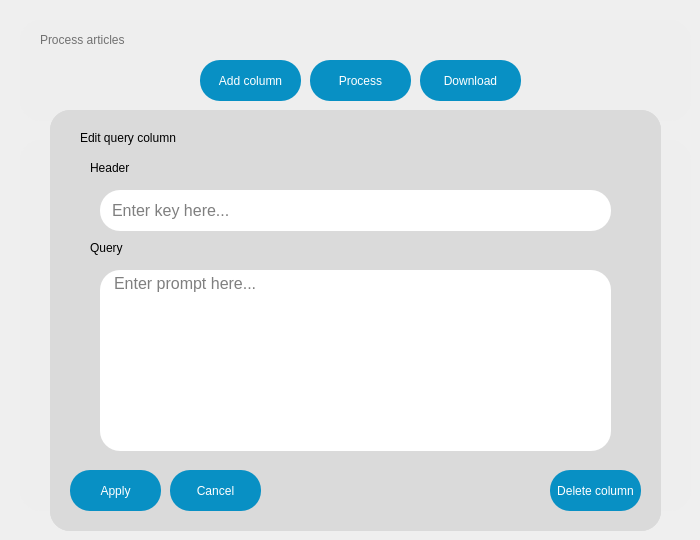
   <widget class="QWidget" name="resultsPage">
    <widget class="QWidget" name="addColumnPage" native="true">
     <property name="enabled">
      <bool>true</bool>
     </property>
     <property name="geometry">
      <rect>
       <x>50</x>
       <y>110</y>
       <width>611</width>
       <height>421</height>
      </rect>
     </property>
     <property name="styleSheet">
      <string notr="true">QWidget{
	border-radius: 20px;   
	
	background-color: rgb(218, 218, 218);
}</string>
     </property>
     <widget class="QPushButton" name="addColumnCancelButton">
      <property name="geometry">
       <rect>
        <x>120</x>
        <y>360</y>
        <width>91</width>
        <height>41</height>
       </rect>
      </property>
      <property name="styleSheet">
       <string notr="true">QWidget{
	
	background-color: rgb(8, 144, 196);
}

QPushButton{
	color:white;
	font: 700 10pt;
	border: none;
}

/*
QPushButton:Hover{
	background-color: rgb(56, 177, 224);
}
*/</string>
      </property>
      <property name="text">
       <string>Cancel</string>
      </property>
      <property name="checkable">
       <bool>true</bool>
      </property>
      <property name="checked">
       <bool>false</bool>
      </property>
      <property name="autoRepeat">
       <bool>false</bool>
      </property>
      <property name="autoExclusive">
       <bool>true</bool>
      </property>
     </widget>
     <widget class="QPushButton" name="addColumnApplyButton">
      <property name="geometry">
       <rect>
        <x>20</x>
        <y>360</y>
        <width>91</width>
        <height>41</height>
       </rect>
      </property>
      <property name="styleSheet">
       <string notr="true">QWidget{
	
	background-color: rgb(8, 144, 196);
}

QPushButton{
	color:white;
	font: 700 10pt;
	border: none;
}

/*
QPushButton:Hover{
	background-color: rgb(56, 177, 224);
}
*/</string>
      </property>
      <property name="text">
       <string>Apply</string>
      </property>
      <property name="checkable">
       <bool>true</bool>
      </property>
      <property name="checked">
       <bool>false</bool>
      </property>
      <property name="autoRepeat">
       <bool>false</bool>
      </property>
      <property name="autoExclusive">
       <bool>true</bool>
      </property>
     </widget>
     <widget class="QLabel" name="addColumnLabel">
      <property name="geometry">
       <rect>
        <x>30</x>
        <y>20</y>
        <width>111</width>
        <height>16</height>
       </rect>
      </property>
      <property name="styleSheet">
       <string notr="true">font: 700 12pt;</string>
      </property>
      <property name="text">
       <string>Add query column</string>
      </property>
     </widget>
     <widget class="QPlainTextEdit" name="addColumnQueryText">
      <property name="geometry">
       <rect>
        <x>50</x>
        <y>160</y>
        <width>511</width>
        <height>181</height>
       </rect>
      </property>
      <property name="cursor" stdset="0">
       <cursorShape>IBeamCursor</cursorShape>
      </property>
      <property name="mouseTracking">
       <bool>true</bool>
      </property>
      <property name="styleSheet">
       <string notr="true">QPlainTextEdit{
	background-color: rgb(255, 255, 255);
	font: 12pt;
	padding-left: 10px;
	border-radius: 20px;  
}
</string>
      </property>
      <property name="placeholderText">
       <string>Enter prompt here...</string>
      </property>
     </widget>
     <widget class="QLabel" name="addColumnHeaderLabel">
      <property name="geometry">
       <rect>
        <x>40</x>
        <y>50</y>
        <width>111</width>
        <height>16</height>
       </rect>
      </property>
      <property name="styleSheet">
       <string notr="true">font: 700 12pt;</string>
      </property>
      <property name="text">
       <string>Header</string>
      </property>
     </widget>
     <widget class="QLineEdit" name="addColumnHeaderEntry">
      <property name="geometry">
       <rect>
        <x>50</x>
        <y>80</y>
        <width>511</width>
        <height>41</height>
       </rect>
      </property>
      <property name="styleSheet">
       <string notr="true">QLineEdit{
	background-color: rgb(255, 255, 255);
	font: 12pt;
	padding-left: 10px;
}
</string>
      </property>
      <property name="placeholderText">
       <string>Enter key here...</string>
      </property>
     </widget>
     <widget class="QLabel" name="addColumnQueryLabel">
      <property name="geometry">
       <rect>
        <x>40</x>
        <y>130</y>
        <width>111</width>
        <height>16</height>
       </rect>
      </property>
      <property name="styleSheet">
       <string notr="true">font: 700 12pt;</string>
      </property>
      <property name="text">
       <string>Query</string>
      </property>
     </widget>
    </widget>
    <widget class="QWidget" name="editColumnPage" native="true">
     <property name="enabled">
      <bool>true</bool>
     </property>
     <property name="geometry">
      <rect>
       <x>50</x>
       <y>110</y>
       <width>611</width>
       <height>421</height>
      </rect>
     </property>
     <property name="styleSheet">
      <string notr="true">QWidget{
	border-radius: 20px;   
	
	background-color: rgb(218, 218, 218);
}</string>
     </property>
     <widget class="QLabel" name="editColumnLabel">
      <property name="geometry">
       <rect>
        <x>30</x>
        <y>20</y>
        <width>111</width>
        <height>16</height>
       </rect>
      </property>
      <property name="styleSheet">
       <string notr="true">font: 700 12pt;</string>
      </property>
      <property name="text">
       <string>Edit query column</string>
      </property>
     </widget>
     <widget class="QPushButton" name="editColumnCancelButton">
      <property name="geometry">
       <rect>
        <x>120</x>
        <y>360</y>
        <width>91</width>
        <height>41</height>
       </rect>
      </property>
      <property name="styleSheet">
       <string notr="true">QWidget{
	
	background-color: rgb(8, 144, 196);
}

QPushButton{
	color:white;
	font: 700 10pt;
	border: none;
}

/*
QPushButton:Hover{
	background-color: rgb(56, 177, 224);
}
*/</string>
      </property>
      <property name="text">
       <string>Cancel</string>
      </property>
      <property name="checkable">
       <bool>true</bool>
      </property>
      <property name="checked">
       <bool>false</bool>
      </property>
      <property name="autoRepeat">
       <bool>false</bool>
      </property>
      <property name="autoExclusive">
       <bool>true</bool>
      </property>
     </widget>
     <widget class="QPlainTextEdit" name="editColumnQueryText">
      <property name="geometry">
       <rect>
        <x>50</x>
        <y>160</y>
        <width>511</width>
        <height>181</height>
       </rect>
      </property>
      <property name="cursor" stdset="0">
       <cursorShape>IBeamCursor</cursorShape>
      </property>
      <property name="mouseTracking">
       <bool>true</bool>
      </property>
      <property name="styleSheet">
       <string notr="true">QPlainTextEdit{
	background-color: rgb(255, 255, 255);
	font: 12pt;
	padding-left: 10px;
	border-radius: 20px;  
}
</string>
      </property>
      <property name="placeholderText">
       <string>Enter prompt here...</string>
      </property>
     </widget>
     <widget class="QPushButton" name="editColumnApplyButton">
      <property name="geometry">
       <rect>
        <x>20</x>
        <y>360</y>
        <width>91</width>
        <height>41</height>
       </rect>
      </property>
      <property name="styleSheet">
       <string notr="true">QWidget{
	
	background-color: rgb(8, 144, 196);
}

QPushButton{
	color:white;
	font: 700 10pt;
	border: none;
}

/*
QPushButton:Hover{
	background-color: rgb(56, 177, 224);
}
*/</string>
      </property>
      <property name="text">
       <string>Apply</string>
      </property>
      <property name="checkable">
       <bool>true</bool>
      </property>
      <property name="checked">
       <bool>false</bool>
      </property>
      <property name="autoRepeat">
       <bool>false</bool>
      </property>
      <property name="autoExclusive">
       <bool>true</bool>
      </property>
     </widget>
     <widget class="QPushButton" name="deleteColumnButton">
      <property name="geometry">
       <rect>
        <x>500</x>
        <y>360</y>
        <width>91</width>
        <height>41</height>
       </rect>
      </property>
      <property name="styleSheet">
       <string notr="true">QWidget{
	
	background-color: rgb(8, 144, 196);
}

QPushButton{
	color:white;
	font: 700 10pt;
	border: none;
}

/*
QPushButton:Hover{
	background-color: rgb(56, 177, 224);
}
*/</string>
      </property>
      <property name="text">
       <string>Delete column</string>
      </property>
      <property name="checkable">
       <bool>true</bool>
      </property>
      <property name="checked">
       <bool>false</bool>
      </property>
      <property name="autoRepeat">
       <bool>false</bool>
      </property>
      <property name="autoExclusive">
       <bool>true</bool>
      </property>
     </widget>
     <widget class="QLineEdit" name="editColumnHeaderEntry">
      <property name="geometry">
       <rect>
        <x>50</x>
        <y>80</y>
        <width>511</width>
        <height>41</height>
       </rect>
      </property>
      <property name="styleSheet">
       <string notr="true">QLineEdit{
	background-color: rgb(255, 255, 255);
	font: 12pt;
	padding-left: 10px;
}
</string>
      </property>
      <property name="placeholderText">
       <string>Enter key here...</string>
      </property>
     </widget>
     <widget class="QLabel" name="editColumnHeaderLabel">
      <property name="geometry">
       <rect>
        <x>40</x>
        <y>50</y>
        <width>111</width>
        <height>16</height>
       </rect>
      </property>
      <property name="styleSheet">
       <string notr="true">font: 700 12pt;</string>
      </property>
      <property name="text">
       <string>Header</string>
      </property>
     </widget>
     <widget class="QLabel" name="editColumnQueryLabel">
      <property name="geometry">
       <rect>
        <x>40</x>
        <y>130</y>
        <width>111</width>
        <height>16</height>
       </rect>
      </property>
      <property name="styleSheet">
       <string notr="true">font: 700 12pt;</string>
      </property>
      <property name="text">
       <string>Query</string>
      </property>
     </widget>
    </widget>
    <widget class="QWidget" name="setFiltersOption" native="true">
     <property name="geometry">
      <rect>
       <x>20</x>
       <y>20</y>
       <width>671</width>
       <height>101</height>
      </rect>
     </property>
     <property name="styleSheet">
      <string notr="true">QWidget{
	background-color: rgb(238, 238, 238);
	border-radius: 20px;
}</string>
     </property>
     <widget class="QLabel" name="searchResultsTag">
      <property name="geometry">
       <rect>
        <x>20</x>
        <y>10</y>
        <width>211</width>
        <height>20</height>
       </rect>
      </property>
      <property name="styleSheet">
       <string notr="true">QLabel{
	color: rgb(113, 113, 113);
	
	font: 700 12pt
	
}</string>
      </property>
      <property name="text">
       <string>Process articles</string>
      </property>
     </widget>
     <widget class="QPushButton" name="processJournalsButton">
      <property name="geometry">
       <rect>
        <x>290</x>
        <y>40</y>
        <width>101</width>
        <height>41</height>
       </rect>
      </property>
      <property name="styleSheet">
       <string notr="true">QPushButton{
	color:white;
	
	font: 700 10pt;
	background-color: rgb(8, 144, 196);
}

QPushButton:Checked{
	
	font: 8pt;
	background-color: rgb(211, 211, 211);
}</string>
      </property>
      <property name="text">
       <string>Process</string>
      </property>
      <property name="checkable">
       <bool>false</bool>
      </property>
      <property name="checked">
       <bool>false</bool>
      </property>
      <property name="autoRepeat">
       <bool>false</bool>
      </property>
      <property name="autoExclusive">
       <bool>false</bool>
      </property>
     </widget>
     <widget class="QPushButton" name="addColumnButton">
      <property name="geometry">
       <rect>
        <x>180</x>
        <y>40</y>
        <width>101</width>
        <height>41</height>
       </rect>
      </property>
      <property name="styleSheet">
       <string notr="true">QPushButton{
	color:white;
	
	font: 700 10pt;
	background-color: rgb(8, 144, 196);
}

QPushButton:Checked{
	
	font: 8pt;
	background-color: rgb(211, 211, 211);
}</string>
      </property>
      <property name="text">
       <string>Add column</string>
      </property>
      <property name="checkable">
       <bool>false</bool>
      </property>
      <property name="checked">
       <bool>false</bool>
      </property>
      <property name="autoRepeat">
       <bool>false</bool>
      </property>
      <property name="autoExclusive">
       <bool>false</bool>
      </property>
     </widget>
     <widget class="QPushButton" name="exportResultsButton">
      <property name="geometry">
       <rect>
        <x>400</x>
        <y>40</y>
        <width>101</width>
        <height>41</height>
       </rect>
      </property>
      <property name="styleSheet">
       <string notr="true">QPushButton{
            color:white;
            font: 700 10pt;
            background-color: rgb(8, 144, 196);
       }

       QPushButton:Checked{
            font: 8pt;
            background-color: rgb(211, 211, 211);
       }</string>
      </property>
      <property name="text">
       <string>Download</string>
      </property>
      <property name="checkable">
       <bool>false</bool>
      </property>
      <property name="checked">
       <bool>false</bool>
      </property>
      <property name="autoRepeat">
       <bool>false</bool>
      </property>
      <property name="autoExclusive">
       <bool>false</bool>
      </property>
     </widget>
    </widget>
    <widget class="QWidget" name="resultsList" native="true">
     <property name="geometry">
      <rect>
       <x>20</x>
       <y>140</y>
       <width>671</width>
       <height>371</height>
      </rect>
     </property>
     <property name="styleSheet">
      <string notr="true">QWidget{
	background-color: rgb(238, 238, 238);
	border-radius: 20px;
}</string>
     </property>
     <widget class="QLabel" name="resultsListTag">
      <property name="geometry">
       <rect>
        <x>30</x>
        <y>10</y>
        <width>111</width>
        <height>16</height>
       </rect>
      </property>
      <property name="styleSheet">
       <string notr="true">QLabel{
	
	color: rgb(113, 113, 113);
	
	font: 700 12pt
	
}</string>
      </property>
      <property name="text">
       <string>Results</string>
      </property>
     </widget>
     <widget class="QTableWidget" name="resultsListTableWidget">
      <property name="geometry">
       <rect>
        <x>30</x>
        <y>50</y>
        <width>621</width>
        <height>301</height>
       </rect>
      </property>
      <property name="styleSheet">
       <string notr="true">QHeaderView::section {
	color: rgb(113, 113, 113);
}
font: 700 12pt</string>
      </property>
      <column>
       <property name="text">
        <string>PUBLICATION</string>
       </property>
      </column>
     </widget>
    </widget>
    <zorder>setFiltersOption</zorder>
    <zorder>resultsList</zorder>
    <zorder>addColumnPage</zorder>
    <zorder>editColumnPage</zorder>
   </widget>
